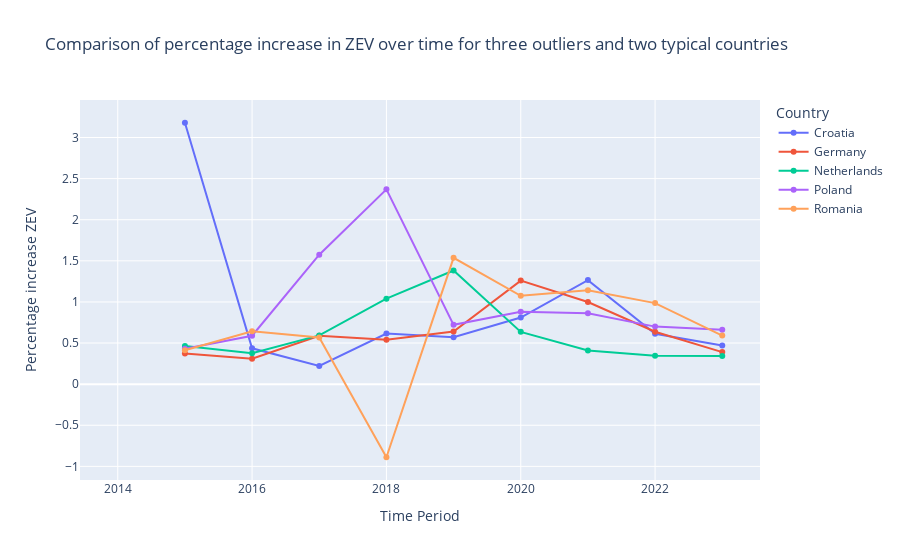

Notebook code cell kept with this figure:
### Code cell
# I (Aurora) already made a timeplot of the outliers I found in subquestion 2 here:

fig = go.Figure()

for name, group in groups:
    if name == "Croatia" or name == "Poland" or name == "Romania" or name == "Netherlands" or name == "Germany":
        fig.add_trace(go.Scatter(
            x=group['time_period'],
            y=group['zev_norm'],
            mode='lines+markers',
            name=name
        ))

fig.update_layout(
    title='Comparison of percentage increase in ZEV over time for three outliers and two typical countries',
    xaxis_title='Time Period',
    yaxis_title='Percentage increase ZEV',
    legend_title='Country'
)

fig.show()

### Figure 1 — Plotly figure (JSON) as saved in the notebook; plotly's stock layout.template omitted (floating-point values rounded to 4 significant figures)
{"data": [{"mode": "lines+markers", "name": "Croatia", "type": "scatter", "x": [2014, 2015, 2016, 2017, 2018, 2019, 2020, 2021, 2022, 2023], "y": [null, 3.179, 0.4356, 0.2222, 0.6154, 0.5714, 0.8099, 1.266, 0.613, 0.47]}, {"mode": "lines+markers", "name": "Germany", "type": "scatter", "x": [2014, 2015, 2016, 2017, 2018, 2019, 2020, 2021, 2022, 2023], "y": [null, 0.3728, 0.3093, 0.5876, 0.5413, 0.6409, 1.259, 0.9995, 0.6379, 0.3899]}, {"mode": "lines+markers", "name": "Netherlands", "type": "scatter", "x": [2014, 2015, 2016, 2017, 2018, 2019, 2020, 2021, 2022, 2023], "y": [null, 0.4627, 0.3748, 0.5929, 1.04, 1.383, 0.6359, 0.4102, 0.3469, 0.3419]}, {"mode": "lines+markers", "name": "Poland", "type": "scatter", "x": [2014, 2015, 2016, 2017, 2018, 2019, 2020, 2021, 2022, 2023], "y": [null, 0.4314, 0.589, 1.575, 2.369, 0.7214, 0.8805, 0.8615, 0.6999, 0.663]}, {"mode": "lines+markers", "name": "Romania", "type": "scatter", "x": [2014, 2015, 2016, 2017, 2018, 2019, 2020, 2021, 2022, 2023], "y": [null, 0.4114, 0.6433, 0.567, -0.8891, 1.537, 1.074, 1.143, 0.9859, 0.5905]}], "layout": {"legend": {"title": {"text": "Country"}}, "title": {"text": "Comparison of percentage increase in ZEV over time for three outliers and two typical countries"}, "xaxis": {"title": {"text": "Time Period"}}, "yaxis": {"title": {"text": "Percentage increase ZEV"}}}}
